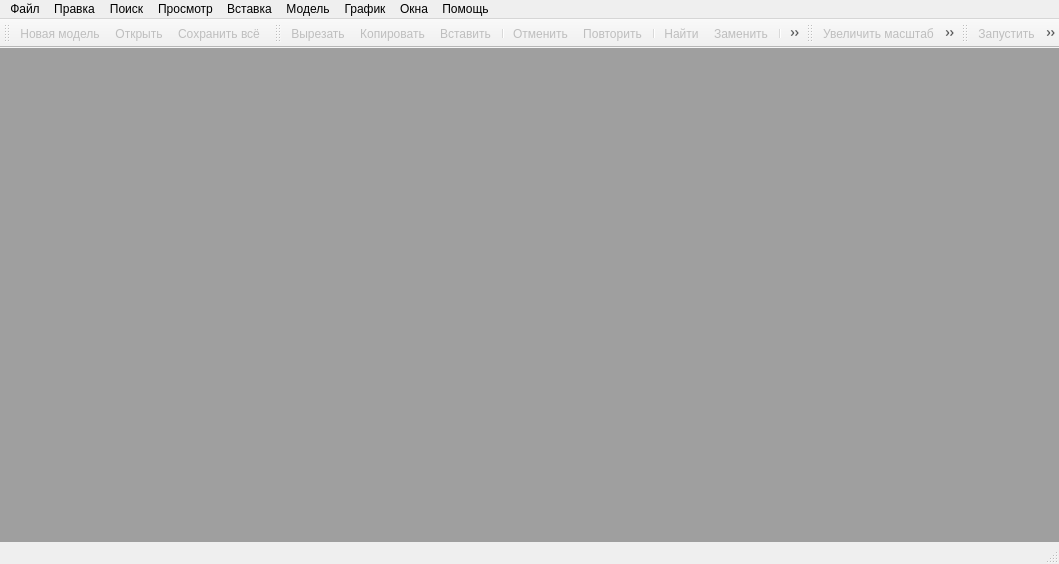
<?xml version="1.0" encoding="UTF-8"?>
<ui version="4.0">
 <class>MainWindow</class>
 <widget class="QMainWindow" name="MainWindow">
  <property name="geometry">
   <rect>
    <x>0</x>
    <y>0</y>
    <width>1059</width>
    <height>564</height>
   </rect>
  </property>
  <property name="windowTitle">
   <string>RAO Studio</string>
  </property>
  <property name="windowIcon">
   <iconset resource="../rdo_studio.qrc">
    <normaloff>:/images/images/logo.png</normaloff>:/images/images/logo.png</iconset>
  </property>
  <widget class="QWidget" name="centralwidget">
   <layout class="QVBoxLayout" name="verticalLayout">
    <property name="spacing">
     <number>0</number>
    </property>
    <property name="margin">
     <number>0</number>
    </property>
    <item>
     <widget class="QMdiArea" name="mdiArea"/>
    </item>
   </layout>
  </widget>
  <widget class="QStatusBar" name="statusbar">
   <property name="styleSheet">
    <string notr="true">QStatusBar::item {
border: none;
}</string>
   </property>
  </widget>
  <widget class="QMenuBar" name="menubar">
   <property name="geometry">
    <rect>
     <x>0</x>
     <y>0</y>
     <width>1059</width>
     <height>21</height>
    </rect>
   </property>
   <widget class="QMenu" name="menuFile">
    <property name="title">
     <string>Файл</string>
    </property>
    <widget class="QMenu" name="menuFileReopen">
     <property name="enabled">
      <bool>false</bool>
     </property>
     <property name="title">
      <string>Недавние</string>
     </property>
     <addaction name="action"/>
    </widget>
    <addaction name="actFileNew"/>
    <addaction name="actFileOpen"/>
    <addaction name="menuFileReopen"/>
    <addaction name="actFileClose"/>
    <addaction name="separator"/>
    <addaction name="actFileSaveAll"/>
    <addaction name="separator"/>
    <addaction name="actFileExit"/>
   </widget>
   <widget class="QMenu" name="menuHelp">
    <property name="title">
     <string>Помощь</string>
    </property>
    <addaction name="actHelpContext"/>
    <addaction name="actHelpWhatsNew"/>
    <addaction name="separator"/>
    <addaction name="actHelpAbout"/>
   </widget>
   <widget class="QMenu" name="menuEdit">
    <property name="title">
     <string>Правка</string>
    </property>
    <addaction name="actEditUndo"/>
    <addaction name="actEditRedo"/>
    <addaction name="separator"/>
    <addaction name="actEditCut"/>
    <addaction name="actEditCopy"/>
    <addaction name="actEditPaste"/>
    <addaction name="actEditDel"/>
    <addaction name="separator"/>
    <addaction name="actEditSelectAll"/>
    <addaction name="separator"/>
    <addaction name="actEditUpperCase"/>
    <addaction name="actEditLowerCase"/>
    <addaction name="actEditCommentSelection"/>
    <addaction name="actEditCompleteWord"/>
   </widget>
   <widget class="QMenu" name="menuSearch">
    <property name="title">
     <string>Поиск</string>
    </property>
    <addaction name="actSearchFind"/>
    <addaction name="actSearchFindNext"/>
    <addaction name="actSearchFindPrevious"/>
    <addaction name="actSearchReplace"/>
    <addaction name="separator"/>
    <addaction name="actSearchFindInModel"/>
    <addaction name="separator"/>
    <addaction name="actSearchBookmarksToggle"/>
    <addaction name="actSearchBookmarkNext"/>
    <addaction name="actSearchBookmarkPrev"/>
    <addaction name="actSearchBookmarksClearAll"/>
    <addaction name="separator"/>
    <addaction name="actSearchGotoLine"/>
   </widget>
   <widget class="QMenu" name="menuView">
    <property name="title">
     <string>Просмотр</string>
    </property>
    <addaction name="actViewToggleAllFolds"/>
    <addaction name="actViewToggleCurrentFold"/>
    <addaction name="separator"/>
    <addaction name="actViewShowWhiteSpace"/>
    <addaction name="actViewShowEndOfLine"/>
    <addaction name="separator"/>
    <addaction name="actViewZoomInc"/>
    <addaction name="actViewZoomDec"/>
    <addaction name="actViewZoomAuto"/>
    <addaction name="actViewZoomReset"/>
    <addaction name="separator"/>
    <addaction name="actViewSettings"/>
   </widget>
   <widget class="QMenu" name="menuInsert">
    <property name="title">
     <string>Вставка</string>
    </property>
   </widget>
   <widget class="QMenu" name="menuModel">
    <property name="title">
     <string>Модель</string>
    </property>
    <addaction name="actModelBuild"/>
    <addaction name="actModelRun"/>
    <addaction name="actModelStop"/>
    <addaction name="separator"/>
    <addaction name="actModelRuntimeMaxSpeed"/>
    <addaction name="actModelRuntimeJump"/>
    <addaction name="actModelRuntimeSync"/>
    <addaction name="actModelRuntimePause"/>
    <addaction name="separator"/>
    <addaction name="actModelShowRateInc"/>
    <addaction name="actModelShowRateIncFour"/>
    <addaction name="actModelShowRateDecFour"/>
    <addaction name="actModelShowRateDec"/>
    <addaction name="separator"/>
    <addaction name="actModelFrameNext"/>
    <addaction name="actModelFramePrev"/>
   </widget>
   <widget class="QMenu" name="menuChart">
    <property name="title">
     <string>График</string>
    </property>
    <addaction name="actChartFindInChart"/>
    <addaction name="actChartAddToNewChart"/>
    <addaction name="separator"/>
    <addaction name="actChartTimeWrap"/>
    <addaction name="separator"/>
    <addaction name="actChartOptions"/>
   </widget>
   <widget class="QMenu" name="menuWindow">
    <property name="title">
     <string>Окна</string>
    </property>
    <addaction name="actWindowCascade"/>
    <addaction name="actWindowTitleHorzontal"/>
    <addaction name="actWindowArrange"/>
   </widget>
   <addaction name="menuFile"/>
   <addaction name="menuEdit"/>
   <addaction name="menuSearch"/>
   <addaction name="menuView"/>
   <addaction name="menuInsert"/>
   <addaction name="menuModel"/>
   <addaction name="menuChart"/>
   <addaction name="menuWindow"/>
   <addaction name="menuHelp"/>
  </widget>
  <widget class="QToolBar" name="toolBarFile">
   <property name="windowTitle">
    <string>Файл</string>
   </property>
   <property name="iconSize">
    <size>
     <width>16</width>
     <height>15</height>
    </size>
   </property>
   <attribute name="toolBarArea">
    <enum>TopToolBarArea</enum>
   </attribute>
   <attribute name="toolBarBreak">
    <bool>false</bool>
   </attribute>
   <addaction name="actFileNew"/>
   <addaction name="actFileOpen"/>
   <addaction name="actFileSaveAll"/>
  </widget>
  <widget class="QToolBar" name="toolBarEdit">
   <property name="windowTitle">
    <string>Редактирование</string>
   </property>
   <property name="iconSize">
    <size>
     <width>16</width>
     <height>15</height>
    </size>
   </property>
   <attribute name="toolBarArea">
    <enum>TopToolBarArea</enum>
   </attribute>
   <attribute name="toolBarBreak">
    <bool>false</bool>
   </attribute>
   <addaction name="actEditCut"/>
   <addaction name="actEditCopy"/>
   <addaction name="actEditPaste"/>
   <addaction name="separator"/>
   <addaction name="actEditUndo"/>
   <addaction name="actEditRedo"/>
   <addaction name="separator"/>
   <addaction name="actSearchFind"/>
   <addaction name="actSearchReplace"/>
   <addaction name="separator"/>
   <addaction name="actSearchBookmarkPrev"/>
   <addaction name="actSearchBookmarkNext"/>
  </widget>
  <widget class="QToolBar" name="toolBarZoom">
   <property name="windowTitle">
    <string>Масштаб</string>
   </property>
   <property name="iconSize">
    <size>
     <width>16</width>
     <height>15</height>
    </size>
   </property>
   <attribute name="toolBarArea">
    <enum>TopToolBarArea</enum>
   </attribute>
   <attribute name="toolBarBreak">
    <bool>false</bool>
   </attribute>
   <addaction name="actViewZoomInc"/>
   <addaction name="actViewZoomDec"/>
   <addaction name="actViewZoomAuto"/>
   <addaction name="actViewZoomReset"/>
  </widget>
  <widget class="QToolBar" name="toolBarModel">
   <property name="windowTitle">
    <string>Модель</string>
   </property>
   <property name="iconSize">
    <size>
     <width>16</width>
     <height>15</height>
    </size>
   </property>
   <attribute name="toolBarArea">
    <enum>TopToolBarArea</enum>
   </attribute>
   <attribute name="toolBarBreak">
    <bool>false</bool>
   </attribute>
   <addaction name="actModelRun"/>
   <addaction name="actModelStop"/>
   <addaction name="separator"/>
   <addaction name="actModelRuntimeMaxSpeed"/>
   <addaction name="actModelRuntimeJump"/>
   <addaction name="actModelRuntimeSync"/>
   <addaction name="actModelRuntimePause"/>
   <addaction name="separator"/>
   <addaction name="actModelShowRateInc"/>
   <addaction name="actModelShowRateIncFour"/>
   <addaction name="actModelShowRateDecFour"/>
   <addaction name="actModelShowRateDec"/>
   <addaction name="separator"/>
   <addaction name="actModelFrameNext"/>
   <addaction name="actModelFramePrev"/>
  </widget>
  <action name="actFileNew">
   <property name="enabled">
    <bool>false</bool>
   </property>
   <property name="icon">
    <iconset resource="../rdo_studio.qrc">
     <normaloff>:/images/images/file_new.png</normaloff>
     <disabledoff>:/images/images/file_new_d.png</disabledoff>:/images/images/file_new.png</iconset>
   </property>
   <property name="text">
    <string>Новая модель...</string>
   </property>
   <property name="shortcut">
    <string>Ctrl+N</string>
   </property>
  </action>
  <action name="actFileOpen">
   <property name="enabled">
    <bool>false</bool>
   </property>
   <property name="icon">
    <iconset resource="../rdo_studio.qrc">
     <normaloff>:/images/images/file_open.png</normaloff>
     <disabledoff>:/images/images/file_open_d.png</disabledoff>:/images/images/file_open.png</iconset>
   </property>
   <property name="text">
    <string>Открыть...</string>
   </property>
   <property name="shortcut">
    <string>Ctrl+O</string>
   </property>
  </action>
  <action name="actFileClose">
   <property name="enabled">
    <bool>false</bool>
   </property>
   <property name="text">
    <string>Закрыть</string>
   </property>
  </action>
  <action name="actFileSaveAll">
   <property name="enabled">
    <bool>false</bool>
   </property>
   <property name="icon">
    <iconset resource="../rdo_studio.qrc">
     <normaloff>:/images/images/file_save_all.png</normaloff>
     <disabledoff>:/images/images/file_save_all_d.png</disabledoff>:/images/images/file_save_all.png</iconset>
   </property>
   <property name="text">
    <string>Сохранить всё</string>
   </property>
   <property name="shortcut">
    <string>Ctrl+S</string>
   </property>
  </action>
  <action name="actFileExit">
   <property name="text">
    <string>Выход</string>
   </property>
  </action>
  <action name="actHelpContext">
   <property name="enabled">
    <bool>false</bool>
   </property>
   <property name="icon">
    <iconset resource="../rdo_studio.qrc">
     <normaloff>:/images/images/help_context.png</normaloff>:/images/images/help_context.png</iconset>
   </property>
   <property name="text">
    <string>Контекстная справка</string>
   </property>
   <property name="shortcut">
    <string>F1</string>
   </property>
  </action>
  <action name="actHelpAbout">
   <property name="icon">
    <iconset resource="../rdo_studio.qrc">
     <normaloff>:/images/images/about.png</normaloff>:/images/images/about.png</iconset>
   </property>
   <property name="text">
    <string>О программе...</string>
   </property>
  </action>
  <action name="actEditUndo">
   <property name="enabled">
    <bool>false</bool>
   </property>
   <property name="icon">
    <iconset resource="../rdo_studio.qrc">
     <normaloff>:/images/images/edit_undo.png</normaloff>
     <disabledoff>:/images/images/edit_undo_d.png</disabledoff>:/images/images/edit_undo.png</iconset>
   </property>
   <property name="text">
    <string>Отменить</string>
   </property>
   <property name="shortcut">
    <string>Ctrl+Z</string>
   </property>
  </action>
  <action name="actEditRedo">
   <property name="enabled">
    <bool>false</bool>
   </property>
   <property name="icon">
    <iconset resource="../rdo_studio.qrc">
     <normaloff>:/images/images/edit_redo.png</normaloff>
     <disabledoff>:/images/images/edit_redo_d.png</disabledoff>:/images/images/edit_redo.png</iconset>
   </property>
   <property name="text">
    <string>Повторить</string>
   </property>
   <property name="shortcut">
    <string>Ctrl+Y</string>
   </property>
  </action>
  <action name="actEditCut">
   <property name="enabled">
    <bool>false</bool>
   </property>
   <property name="icon">
    <iconset resource="../rdo_studio.qrc">
     <normaloff>:/images/images/edit_cut.png</normaloff>
     <disabledoff>:/images/images/edit_cut_d.png</disabledoff>:/images/images/edit_cut.png</iconset>
   </property>
   <property name="text">
    <string>Вырезать</string>
   </property>
   <property name="shortcut">
    <string>Ctrl+X</string>
   </property>
  </action>
  <action name="actEditCopy">
   <property name="enabled">
    <bool>false</bool>
   </property>
   <property name="icon">
    <iconset resource="../rdo_studio.qrc">
     <normaloff>:/images/images/edit_copy.png</normaloff>
     <disabledoff>:/images/images/edit_copy_d.png</disabledoff>:/images/images/edit_copy.png</iconset>
   </property>
   <property name="text">
    <string>Копировать</string>
   </property>
   <property name="shortcut">
    <string>Ctrl+C</string>
   </property>
  </action>
  <action name="actEditPaste">
   <property name="enabled">
    <bool>false</bool>
   </property>
   <property name="icon">
    <iconset resource="../rdo_studio.qrc">
     <normaloff>:/images/images/edit_paste.png</normaloff>
     <disabledoff>:/images/images/edit_paste_d.png</disabledoff>:/images/images/edit_paste.png</iconset>
   </property>
   <property name="text">
    <string>Вставить</string>
   </property>
   <property name="shortcut">
    <string>Ctrl+V</string>
   </property>
  </action>
  <action name="actEditDel">
   <property name="enabled">
    <bool>false</bool>
   </property>
   <property name="text">
    <string>Удалить</string>
   </property>
   <property name="shortcut">
    <string>Del</string>
   </property>
  </action>
  <action name="actEditSelectAll">
   <property name="enabled">
    <bool>false</bool>
   </property>
   <property name="text">
    <string>Выделить все</string>
   </property>
   <property name="shortcut">
    <string>Ctrl+A</string>
   </property>
  </action>
  <action name="actEditUpperCase">
   <property name="enabled">
    <bool>false</bool>
   </property>
   <property name="text">
    <string>В верхний регистр</string>
   </property>
   <property name="shortcut">
    <string>Ctrl+Shift+U</string>
   </property>
  </action>
  <action name="actEditLowerCase">
   <property name="enabled">
    <bool>false</bool>
   </property>
   <property name="text">
    <string>В нижний регистр</string>
   </property>
   <property name="shortcut">
    <string>Ctrl+U</string>
   </property>
  </action>
  <action name="actEditCommentSelection">
   <property name="enabled">
    <bool>false</bool>
   </property>
   <property name="text">
    <string>Закомментировать выделенное</string>
   </property>
   <property name="shortcut">
    <string>Ctrl+Q</string>
   </property>
  </action>
  <action name="actEditCompleteWord">
   <property name="enabled">
    <bool>false</bool>
   </property>
   <property name="text">
    <string>Завершить слово</string>
   </property>
   <property name="shortcut">
    <string>Ctrl+Space</string>
   </property>
  </action>
  <action name="actSearchFind">
   <property name="enabled">
    <bool>false</bool>
   </property>
   <property name="icon">
    <iconset resource="../rdo_studio.qrc">
     <normaloff>:/images/images/search_find.png</normaloff>
     <disabledoff>:/images/images/search_find_d.png</disabledoff>:/images/images/search_find.png</iconset>
   </property>
   <property name="text">
    <string>Найти...</string>
   </property>
   <property name="shortcut">
    <string>Ctrl+F</string>
   </property>
  </action>
  <action name="actSearchFindNext">
   <property name="enabled">
    <bool>false</bool>
   </property>
   <property name="text">
    <string>Найти следующий</string>
   </property>
   <property name="shortcut">
    <string>F3</string>
   </property>
  </action>
  <action name="actSearchFindPrevious">
   <property name="enabled">
    <bool>false</bool>
   </property>
   <property name="text">
    <string>Найти предыдущий</string>
   </property>
   <property name="shortcut">
    <string>Shift+F3</string>
   </property>
  </action>
  <action name="actSearchReplace">
   <property name="enabled">
    <bool>false</bool>
   </property>
   <property name="icon">
    <iconset resource="../rdo_studio.qrc">
     <normaloff>:/images/images/search_replace.png</normaloff>
     <disabledoff>:/images/images/search_replace_d.png</disabledoff>:/images/images/search_replace.png</iconset>
   </property>
   <property name="text">
    <string>Заменить</string>
   </property>
   <property name="shortcut">
    <string>Ctrl+H</string>
   </property>
  </action>
  <action name="actSearchFindInModel">
   <property name="enabled">
    <bool>false</bool>
   </property>
   <property name="text">
    <string>Найти в модели</string>
   </property>
   <property name="shortcut">
    <string>Ctrl+Shift+F</string>
   </property>
  </action>
  <action name="actSearchBookmarksToggle">
   <property name="enabled">
    <bool>false</bool>
   </property>
   <property name="text">
    <string>Поставить/снять закладку</string>
   </property>
   <property name="shortcut">
    <string>Ctrl+F2</string>
   </property>
  </action>
  <action name="actSearchBookmarkNext">
   <property name="enabled">
    <bool>false</bool>
   </property>
   <property name="icon">
    <iconset resource="../rdo_studio.qrc">
     <normaloff>:/images/images/search_bookmark_next.png</normaloff>
     <disabledoff>:/images/images/search_bookmark_next_d.png</disabledoff>:/images/images/search_bookmark_next.png</iconset>
   </property>
   <property name="text">
    <string>Перейти к след. закладке</string>
   </property>
   <property name="shortcut">
    <string>F2</string>
   </property>
  </action>
  <action name="actSearchBookmarkPrev">
   <property name="enabled">
    <bool>false</bool>
   </property>
   <property name="icon">
    <iconset resource="../rdo_studio.qrc">
     <normaloff>:/images/images/search_bookmark_prev.png</normaloff>
     <disabledoff>:/images/images/search_bookmark_prev_d.png</disabledoff>:/images/images/search_bookmark_prev.png</iconset>
   </property>
   <property name="text">
    <string>Перейти к пред. закладке</string>
   </property>
   <property name="shortcut">
    <string>Shift+F2</string>
   </property>
  </action>
  <action name="actSearchBookmarksClearAll">
   <property name="enabled">
    <bool>false</bool>
   </property>
   <property name="text">
    <string>Очистить все закладки</string>
   </property>
   <property name="shortcut">
    <string>Ctrl+Shift+F2</string>
   </property>
  </action>
  <action name="actSearchGotoLine">
   <property name="enabled">
    <bool>false</bool>
   </property>
   <property name="text">
    <string>Перейти на строчку</string>
   </property>
   <property name="shortcut">
    <string>Ctrl+G</string>
   </property>
  </action>
  <action name="actViewToggleAllFolds">
   <property name="enabled">
    <bool>false</bool>
   </property>
   <property name="text">
    <string>Свернуть/развернуть все группы</string>
   </property>
   <property name="shortcut">
    <string>Ctrl+Shift+0</string>
   </property>
  </action>
  <action name="actViewToggleCurrentFold">
   <property name="enabled">
    <bool>false</bool>
   </property>
   <property name="text">
    <string>Свернуть/развернуть текущую группу</string>
   </property>
  </action>
  <action name="actViewShowWhiteSpace">
   <property name="checkable">
    <bool>true</bool>
   </property>
   <property name="enabled">
    <bool>false</bool>
   </property>
   <property name="text">
    <string>Показать пробелы</string>
   </property>
   <property name="shortcut">
    <string>Ctrl+Shift+8</string>
   </property>
  </action>
  <action name="actViewShowEndOfLine">
   <property name="checkable">
    <bool>true</bool>
   </property>
   <property name="enabled">
    <bool>false</bool>
   </property>
   <property name="text">
    <string>Показать символы конца строки</string>
   </property>
   <property name="shortcut">
    <string>Ctrl+Shift+9</string>
   </property>
  </action>
  <action name="actViewZoomInc">
   <property name="enabled">
    <bool>false</bool>
   </property>
   <property name="icon">
    <iconset resource="../rdo_studio.qrc">
     <normaloff>:/images/images/view_zoom_inc.png</normaloff>
     <disabledoff>:/images/images/view_zoom_inc_d.png</disabledoff>:/images/images/view_zoom_inc.png</iconset>
   </property>
   <property name="text">
    <string>Увеличить масштаб</string>
   </property>
   <property name="shortcut">
    <string>Ctrl++</string>
   </property>
  </action>
  <action name="actViewZoomDec">
   <property name="enabled">
    <bool>false</bool>
   </property>
   <property name="icon">
    <iconset resource="../rdo_studio.qrc">
     <normaloff>:/images/images/view_zoom_dec.png</normaloff>
     <disabledoff>:/images/images/view_zoom_dec_d.png</disabledoff>:/images/images/view_zoom_dec.png</iconset>
   </property>
   <property name="text">
    <string>Уменьшить масштаб</string>
   </property>
   <property name="shortcut">
    <string>Ctrl+-</string>
   </property>
  </action>
  <action name="actViewZoomAuto">
   <property name="enabled">
    <bool>false</bool>
   </property>
   <property name="icon">
    <iconset resource="../rdo_studio.qrc">
     <normaloff>:/images/images/view_zoom_auto.png</normaloff>
     <disabledoff>:/images/images/view_zoom_auto_d.png</disabledoff>:/images/images/view_zoom_auto.png</iconset>
   </property>
   <property name="text">
    <string>Автоматический масштаб</string>
   </property>
  </action>
  <action name="actViewZoomReset">
   <property name="enabled">
    <bool>false</bool>
   </property>
   <property name="icon">
    <iconset resource="../rdo_studio.qrc">
     <normaloff>:/images/images/view_zoom_reset.png</normaloff>
     <disabledoff>:/images/images/view_zoom_reset_d.png</disabledoff>:/images/images/view_zoom_reset.png</iconset>
   </property>
   <property name="text">
    <string>Восстановить масштаб</string>
   </property>
   <property name="shortcut">
    <string>Ctrl+/</string>
   </property>
  </action>
  <action name="actViewSettings">
   <property name="text">
    <string>Настройки...</string>
   </property>
  </action>
  <action name="actModelBuild">
   <property name="enabled">
    <bool>false</bool>
   </property>
   <property name="text">
    <string>Скомпилировать</string>
   </property>
   <property name="shortcut">
    <string>F7</string>
   </property>
  </action>
  <action name="actModelRun">
   <property name="enabled">
    <bool>false</bool>
   </property>
   <property name="icon">
    <iconset resource="../rdo_studio.qrc">
     <normaloff>:/images/images/model_run.png</normaloff>
     <disabledoff>:/images/images/model_run_d.png</disabledoff>:/images/images/model_run.png</iconset>
   </property>
   <property name="text">
    <string>Запустить</string>
   </property>
   <property name="shortcut">
    <string>F5</string>
   </property>
  </action>
  <action name="actModelStop">
   <property name="enabled">
    <bool>false</bool>
   </property>
   <property name="icon">
    <iconset resource="../rdo_studio.qrc">
     <normaloff>:/images/images/model_stop.png</normaloff>
     <disabledoff>:/images/images/model_stop_d.png</disabledoff>:/images/images/model_stop.png</iconset>
   </property>
   <property name="text">
    <string>Остановить</string>
   </property>
   <property name="shortcut">
    <string>Shift+F5</string>
   </property>
  </action>
  <action name="actModelRuntimeMaxSpeed">
   <property name="checkable">
    <bool>true</bool>
   </property>
   <property name="enabled">
    <bool>false</bool>
   </property>
   <property name="icon">
    <iconset resource="../rdo_studio.qrc">
     <normaloff>:/images/images/model_runtime_max_speed.png</normaloff>
     <disabledoff>:/images/images/model_runtime_max_speed_d.png</disabledoff>:/images/images/model_runtime_max_speed.png</iconset>
   </property>
   <property name="text">
    <string>Максимальная скорость</string>
   </property>
  </action>
  <action name="actModelRuntimeJump">
   <property name="checkable">
    <bool>true</bool>
   </property>
   <property name="enabled">
    <bool>false</bool>
   </property>
   <property name="icon">
    <iconset resource="../rdo_studio.qrc">
     <normaloff>:/images/images/model_runtime_jump.png</normaloff>
     <disabledoff>:/images/images/model_runtime_jump_d.png</disabledoff>:/images/images/model_runtime_jump.png</iconset>
   </property>
   <property name="text">
    <string>Дискретная имитация</string>
   </property>
  </action>
  <action name="actModelRuntimeSync">
   <property name="checkable">
    <bool>true</bool>
   </property>
   <property name="enabled">
    <bool>false</bool>
   </property>
   <property name="icon">
    <iconset resource="../rdo_studio.qrc">
     <normaloff>:/images/images/model_runtime_sync.png</normaloff>
     <disabledoff>:/images/images/model_runtime_sync_d.png</disabledoff>:/images/images/model_runtime_sync.png</iconset>
   </property>
   <property name="text">
    <string>Синхронная имитация</string>
   </property>
  </action>
  <action name="actModelRuntimePause">
   <property name="checkable">
    <bool>true</bool>
   </property>
   <property name="enabled">
    <bool>false</bool>
   </property>
   <property name="icon">
    <iconset resource="../rdo_studio.qrc">
     <normaloff>:/images/images/model_runtime_pause.png</normaloff>
     <disabledoff>:/images/images/model_runtime_pause_d.png</disabledoff>:/images/images/model_runtime_pause.png</iconset>
   </property>
   <property name="text">
    <string>Пауза</string>
   </property>
  </action>
  <action name="actModelShowRateInc">
   <property name="enabled">
    <bool>false</bool>
   </property>
   <property name="icon">
    <iconset resource="../rdo_studio.qrc">
     <normaloff>:/images/images/model_show_rate_inc.png</normaloff>
     <disabledoff>:/images/images/model_show_rate_inc_d.png</disabledoff>:/images/images/model_show_rate_inc.png</iconset>
   </property>
   <property name="text">
    <string>Увеличить масштаб</string>
   </property>
   <property name="shortcut">
    <string>Alt++</string>
   </property>
  </action>
  <action name="actModelShowRateDec">
   <property name="enabled">
    <bool>false</bool>
   </property>
   <property name="icon">
    <iconset resource="../rdo_studio.qrc">
     <normaloff>:/images/images/model_show_rate_dec.png</normaloff>
     <disabledoff>:/images/images/model_show_rate_dec_d.png</disabledoff>:/images/images/model_show_rate_dec.png</iconset>
   </property>
   <property name="text">
    <string>Уменьшить масштаб</string>
   </property>
   <property name="shortcut">
    <string>Alt+-</string>
   </property>
  </action>
  <action name="actModelFrameNext">
   <property name="enabled">
    <bool>false</bool>
   </property>
   <property name="icon">
    <iconset resource="../rdo_studio.qrc">
     <normaloff>:/images/images/model_frame_next.png</normaloff>
     <disabledoff>:/images/images/model_frame_next_d.png</disabledoff>:/images/images/model_frame_next.png</iconset>
   </property>
   <property name="text">
    <string>След. кадр анимации</string>
   </property>
  </action>
  <action name="actModelFramePrev">
   <property name="enabled">
    <bool>false</bool>
   </property>
   <property name="icon">
    <iconset resource="../rdo_studio.qrc">
     <normaloff>:/images/images/model_frame_prev.png</normaloff>
     <disabledoff>:/images/images/model_frame_prev_d.png</disabledoff>:/images/images/model_frame_prev.png</iconset>
   </property>
   <property name="text">
    <string>Пред. кадр анимации</string>
   </property>
  </action>
  <action name="actChartFindInChart">
   <property name="enabled">
    <bool>false</bool>
   </property>
   <property name="text">
    <string>Поиск на графике</string>
   </property>
  </action>
  <action name="actChartAddToNewChart">
   <property name="enabled">
    <bool>false</bool>
   </property>
   <property name="text">
    <string>Добавить на новый график</string>
   </property>
  </action>
  <action name="actChartTimeWrap">
   <property name="enabled">
    <bool>false</bool>
   </property>
   <property name="text">
    <string>'Схлопнуть' время</string>
   </property>
   <property name="shortcut">
    <string>Ctrl+W</string>
   </property>
  </action>
  <action name="actChartOptions">
   <property name="enabled">
    <bool>false</bool>
   </property>
   <property name="text">
    <string>Настройки</string>
   </property>
  </action>
  <action name="actWindowCascade">
   <property name="enabled">
    <bool>false</bool>
   </property>
   <property name="text">
    <string>Расположить каскадом</string>
   </property>
  </action>
  <action name="actWindowTitleHorzontal">
   <property name="enabled">
    <bool>false</bool>
   </property>
   <property name="text">
    <string>Расположить заголовками</string>
   </property>
  </action>
  <action name="actWindowArrange">
   <property name="enabled">
    <bool>false</bool>
   </property>
   <property name="text">
    <string>Упорядочить свернутые</string>
   </property>
  </action>
  <action name="actModelShowRateIncFour">
   <property name="enabled">
    <bool>false</bool>
   </property>
   <property name="icon">
    <iconset resource="../rdo_studio.qrc">
     <normaloff>:/images/images/model_show_rate_inc_four.png</normaloff>
     <disabledoff>:/images/images/model_show_rate_inc_four_d.png</disabledoff>:/images/images/model_show_rate_inc_four.png</iconset>
   </property>
   <property name="text">
    <string>Увеличить масштаб в 4-ре раза</string>
   </property>
  </action>
  <action name="actModelShowRateDecFour">
   <property name="enabled">
    <bool>false</bool>
   </property>
   <property name="icon">
    <iconset resource="../rdo_studio.qrc">
     <normaloff>:/images/images/model_show_rate_dec_four.png</normaloff>
     <disabledoff>:/images/images/model_show_rate_dec_four_d.png</disabledoff>:/images/images/model_show_rate_dec_four.png</iconset>
   </property>
   <property name="text">
    <string>Уменьшить масштаб в 4-ре раза</string>
   </property>
  </action>
  <action name="action">
   <property name="text">
    <string>Пусто</string>
   </property>
  </action>
  <action name="actHelpWhatsNew">
   <property name="text">
    <string>Что нового</string>
   </property>
  </action>
  <action name="actSearchFindNextCurrent">
   <property name="text">
    <string>Найти следующий текущий</string>
   </property>
   <property name="shortcut">
    <string>Ctrl+F3</string>
   </property>
  </action>
  <action name="actSearchFindPreviousCurrent">
   <property name="text">
    <string>Найти предыдущий текущий</string>
   </property>
   <property name="shortcut">
    <string>Ctrl+Shift+F3</string>
   </property>
  </action>
 </widget>
 <resources>
  <include location="../rdo_studio.qrc"/>
 </resources>
 <connections/>
</ui>
